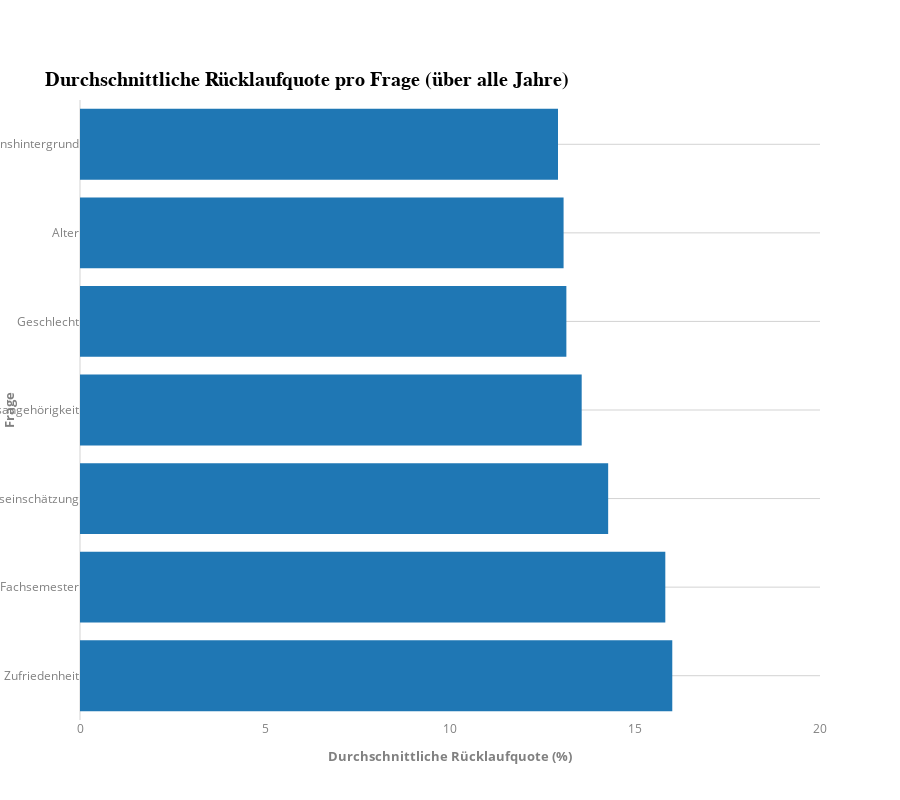

Notebook source saved alongside this figure:
### Code cell
import pandas as pd
import plotly.express as px

# ✅ Excel-Datei einlesen (ersetze 'data.xlsx' durch den tatsächlichen Dateinamen)
file_path = "data.xlsx"

# Alle Sheets einlesen, aber das erste Blatt ignorieren
sheets = pd.read_excel(file_path, sheet_name=None, engine="openpyxl")

# Erstes Blatt entfernen
sheets.pop(next(iter(sheets)))

# 🔹 Dictionary zur Speicherung der Rücklaufquoten pro Frage über die Jahre
ruecklaufquote_fragen = {}

# ✅ Durch alle Jahre iterieren
for jahr, df in sheets.items():
    # 🔹 Fragen mit "Anzahl" extrahieren (Anzahl der Antworten)
    fragen_anzahl = df[df["Category"] == "Anzahl"]

    # 🔹 Gesamtzahl der Studierenden extrahieren
    gesamt_row = df[(df["Variable"] == "Rücklaufquote") & (df["Category"] == "Anzahl Studierende")]
    gesamt_studierende = gesamt_row.iloc[:, 2:].sum().sum()  # Summe aller Spalten ab der 2. Spalte

    # 🔹 Falls keine Gesamtstudierenden vorhanden sind, überspringen
    if gesamt_studierende == 0 or gesamt_row.empty:
        continue

    # 🔹 Berechnung der Rücklaufquote pro Frage für dieses Jahr
    for _, row in fragen_anzahl.iterrows():
        frage = row["Variable"]
        antworten_anzahl = row.iloc[2:].sum()  # Summe der Antworten für diese Frage

        # Rücklaufquote berechnen
        ruecklaufquote = (antworten_anzahl / gesamt_studierende) * 100 if gesamt_studierende > 0 else 0

        # Speichern der Werte in Dictionary (Frage als Schlüssel, Liste der Werte)
        if frage not in ruecklaufquote_fragen:
            ruecklaufquote_fragen[frage] = []
        ruecklaufquote_fragen[frage].append(ruecklaufquote)

# ✅ Durchschnittliche Rücklaufquote pro Frage berechnen
df_ruecklauf_fragen = pd.DataFrame([
    {"Frage": frage, "Durchschnittliche Rücklaufquote (%)": sum(werte) / len(werte)}
    for frage, werte in ruecklaufquote_fragen.items()
])

# 🔹 Nach Rücklaufquote sortieren
df_ruecklauf_fragen = df_ruecklauf_fragen.sort_values(by="Durchschnittliche Rücklaufquote (%)", ascending=False)

# 🔹 Bar-Chart für die durchschnittliche Rücklaufquote pro Frage erstellen
fig = px.bar(
    df_ruecklauf_fragen,
    x="Durchschnittliche Rücklaufquote (%)",
    y="Frage",
    orientation="h",  # Horizontal für bessere Lesbarkeit
    title="Durchschnittliche Rücklaufquote pro Frage (über alle Jahre)",
    template="infoviz"
)

# Layout-Anpassungen
fig.update_layout(
    xaxis=dict(title="Durchschnittliche Rücklaufquote (%)", range=[0, 20]),
    yaxis=dict(title="Frage"),
    height=800  # Höhere Darstellung für bessere Lesbarkeit
)

fig.show()

### Figure 1 — Plotly figure (JSON) as saved in the notebook; plotly's stock layout.template omitted (floating-point values rounded to 4 significant figures)
{"data": [{"hovertemplate": "Durchschnittliche Rücklaufquote (%)=%{x}<br>Frage=%{y}<extra></extra>", "legendgroup": "", "marker": {"color": "#1F77B4", "pattern": {"shape": ""}}, "name": "", "orientation": "h", "showlegend": false, "textposition": "auto", "type": "bar", "x": [16.01, 15.82, 14.27, 13.56, 13.15, 13.07, 12.92], "xaxis": "x", "y": ["Zufriedenheit", "Fachsemester", "Subjektive Leistungseinschätzung", "Staatsangehörigkeit", "Geschlecht", "Alter", "Migrationshintergrund"], "yaxis": "y"}], "layout": {"barmode": "relative", "height": 800, "legend": {"tracegroupgap": 0}, "title": {"text": "Durchschnittliche Rücklaufquote pro Frage (über alle Jahre)"}, "xaxis": {"anchor": "y", "domain": [0, 1], "range": [0, 20], "title": {"text": "Durchschnittliche Rücklaufquote (%)"}}, "yaxis": {"anchor": "x", "domain": [0, 1], "title": {"text": "Frage"}}}}
